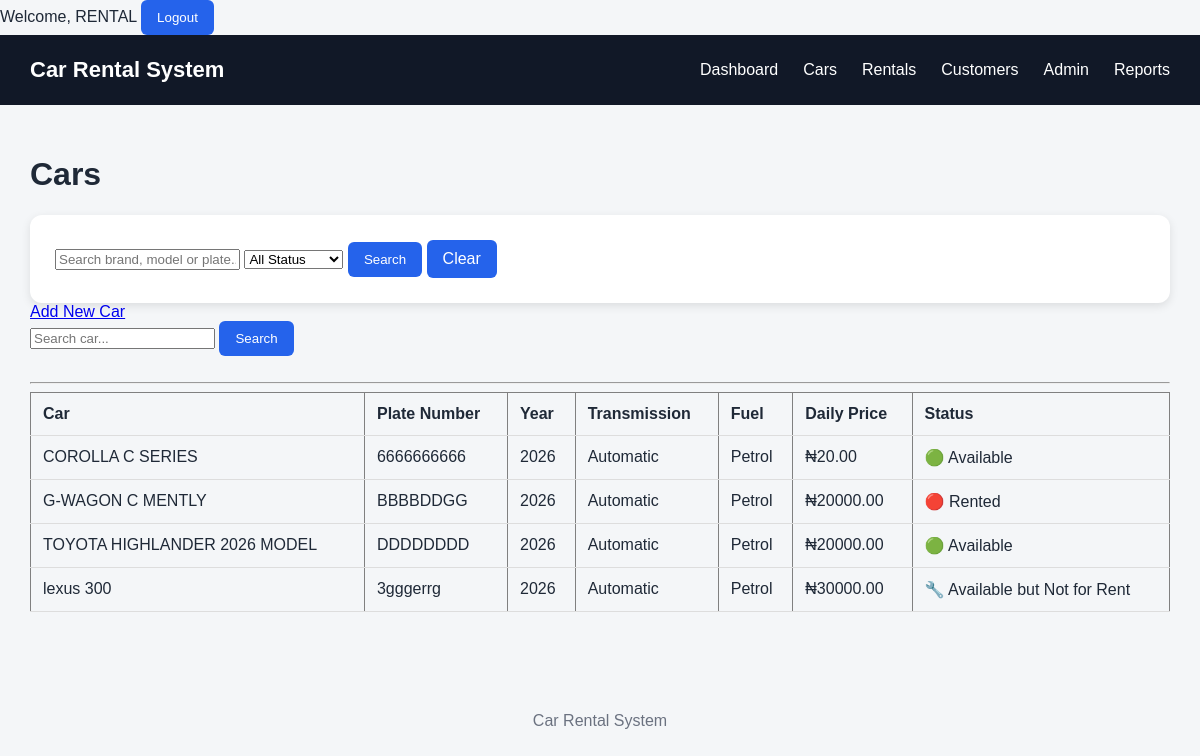
Screenshot of /cars/ (signed in) with the database file from the repository.
### cars/models.py (models this page shows, shortened)
class Car(models.Model):
    STATUS_CHOICES = [
        ("available", "Available"),
        ("rented", "Rented"),
        ("returned", "Returned"),
        ("maintenance", "Maintenance"),
    ]
    TRANSMISSION_CHOICES = [
        ("automatic", "Automatic"),
        ("manual", "Manual"),
    ]
    FUEL_CHOICES = [
        ("petrol", "Petrol"),
        ("diesel", "Diesel"),
        ("electric", "Electric"),
        ("hybrid", "Hybrid"),
    ]
    brand = models.CharField(max_length=100)
    model = models.CharField(max_length=100)
    year = models.PositiveIntegerField()
    plate_number = models.CharField(max_length=20, unique=True)
    color = models.CharField(max_length=50)
    transmission = models.CharField(
        max_length=20,
        choices=TRANSMISSION_CHOICES
    )
    fuel_type = models.CharField(
        max_length=20,
        choices=FUEL_CHOICES
    )
    seats = models.PositiveSmallIntegerField()
    daily_price = models.DecimalField(
        max_digits=10,
        decimal_places=2
    )
    image = models.ImageField(
        upload_to="cars/",
        blank=True,
        null=True
    )
    description = models.TextField(
        blank=True
    )
    status = models.CharField(
        max_length=20,
        choices=STATUS_CHOICES,
        default="available"
    )
    created_at = models.DateTimeField(
        auto_now_add=True
    )
    updated_at = models.DateTimeField(
        auto_now=True
    )

### cars/views.py (the view, shortened to what this page needs)
@login_required
def car_list(request):
    cars = Car.objects.all().order_by(
        "brand",
        "model"
    )
    search = request.GET.get(
        "search",
        ""
    ).strip()
    status = request.GET.get(
        "status",
        ""
    ).strip()
    if status:
        cars = cars.filter(
            status=status
        )
    context = {
        "cars": cars,
        "search": search,
        "selected_status": status,
        "status_choices": Car.STATUS_CHOICES,
    }
    return render(
        request,
        "cars/car_list.html",
        context
    )

### cars/templates/cars/car_list.html (shortened to what this page needs)
{% extends "base.html" %}
{% block content %}
<h1>Cars</h1>
<div class="card">
    <form method="GET">
        <input
            type="text"
            name="search"
            placeholder="Search brand, model or plate..."
            value="{{ search }}"
        >
        <select name="status">
            <option value="">
                All Status
            </option>
        </select>
        <button type="submit" class="btn">
            Search
        </button>
        <a href="{% url 'car_list' %}" class="btn">
            Clear
        </a>
    </form>
</div>
<a href="{% url 'car_create' %}">
    Add New Car
</a>
<form method="GET">
    <input
        type="text"
        name="search"
        placeholder="Search car..."
        value="{{ search }}"
    >
    <button type="submit" class="btn">
        Search
    </button>
</form>
<br>
<hr>
<table border="1" cellpadding="10">
    <thead>
        <tr>
            <th>Car</th>
            <th>Plate Number</th>
            <th>Year</th>
            <th>Transmission</th>
            <th>Fuel</th>
            <th>Daily Price</th>
            <th>Status</th>
        </tr>
    </thead>
    <tbody>
        {% for car in cars %}
        <tr>
            <td>
                {{ car.brand }} {{ car.model }}
            </td>
            <td>
                {{ car.plate_number }}
            </td>
            <td>
                {{ car.year }}
            </td>
            <td>
                {{ car.get_transmission_display }}
            </td>
            <td>
                {{ car.get_fuel_type_display }}
            </td>
            <td>
                ₦{{ car.daily_price }}
            </td>
            <td>
                {% if car.status == "available" %}
                    🟢 Available
                {% elif car.status == "rented" %}
                    🔴 Rented
                {% elif car.status == "returned" %}
                    🟡 Returned
                {% elif car.status == "maintenance" %}
                    🔧 Available but Not for Rent
                {% endif %}
            </td>
        </tr>
        {% empty %}
        <tr>
            <td colspan="7">
                No cars have been added yet.
            </td>
        </tr>
        {% endfor %}
    </tbody>
</table>
{% endblock %}

### templates/base.html (shortened to what this page needs)
<!DOCTYPE html>
<html lang="en">
<head>
</head>
<body>
    {% if user.is_authenticated %}
    <span>
        Welcome, {{ user.username }}
    </span>
    <form
        method="POST"
        action="{% url 'logout' %}"
        style="display:inline;"
    >
        <button type="submit" class="btn">
            Logout
        </button>
    </form>
{% endif %}
    <nav class="navbar">
        <div class="brand">
            Car Rental System
        </div>
        <div class="nav-links">
            <a href="{% url 'dashboard' %}">
                Dashboard
            </a>
            <a href="{% url 'car_list' %}">
                Cars
            </a>
            <a href="{% url 'rental_list' %}">
                Rentals
            </a>
            <a href="{% url 'customer_list' %}">
                Customers
            </a>
            <a href="/admin/">
                Admin
            </a>
            <a href="{% url 'reports' %}">
                Reports
            </a>
        </div>
    </nav>
    <main class="container">
        {% block content %}{% endblock %}
    </main>
    <footer class="footer">
        Car Rental System
    </footer>
</body>
</html>

### templates/base.html (style rules this page uses)
* { box-sizing: border-box; }
body { margin: 0; font-family: Arial, sans-serif; background: #f4f6f8; color: #1f2937; }
.navbar { background: #111827; color: white; padding: 0 30px; min-height: 70px; display: flex; align-items: center; justify-content: space-between; }
.brand { font-size: 22px; font-weight: bold; }
.nav-links { display: flex; gap: 25px; }
.nav-links a { color: white; text-decoration: none; }
.container { max-width: 1200px; margin: auto; padding: 30px; }
.btn { display: inline-block; padding: 10px 16px; border-radius: 6px; text-decoration: none; border: none; cursor: pointer; background: #2563eb; color: white; }
.footer { margin-top: 50px; padding: 20px; text-align: center; color: #6b7280; }
.card { background: white; padding: 25px; border-radius: 12px; box-shadow: 0 3px 10px rgba(0, 0, 0, 0.1); }
table { width: 100%; border-collapse: collapse; }
th, td { padding: 12px; border-bottom: 1px solid #ddd; text-align: left; }

### rows the page displays
Car: brand "COROLLA", model "C SERIES", plate_number "6666666666", year "2026", transmission "Automatic", fuel_type "Petrol", daily_price "20.00", status "🟢 Available"
Car: brand "G-WAGON", model "C MENTLY", plate_number "BBBBDDGG", year "2026", transmission "Automatic", fuel_type "Petrol", daily_price "20000.00", status "🔴 Rented"
Car: brand "TOYOTA HIGHLANDER", model "2026 MODEL", plate_number "DDDDDDDD", year "2026", transmission "Automatic", fuel_type "Petrol", daily_price "20000.00", status "🟢 Available"
Car: brand "lexus", model "300", plate_number "3gggerrg", year "2026", transmission "Automatic", fuel_type "Petrol", daily_price "30000.00", status "🔧 Available but Not for Rent"

### other values shown
{{ user.username }} "RENTAL"
